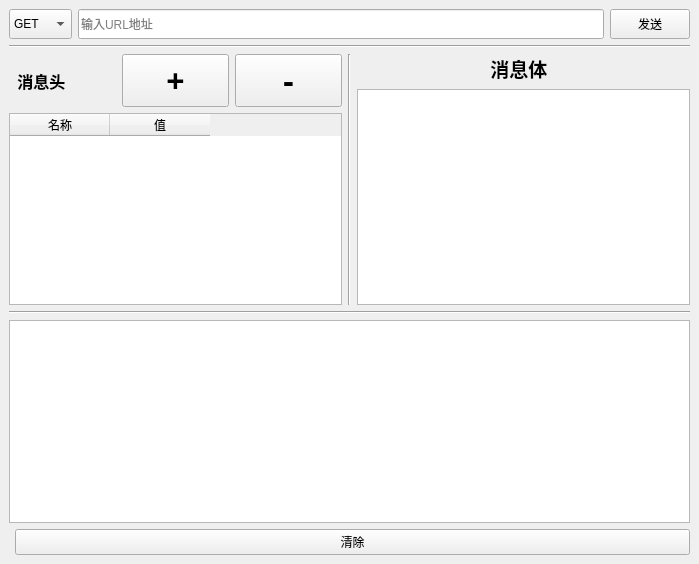
<?xml version="1.0" encoding="UTF-8"?>
<ui version="4.0">
 <class>mainWindow</class>
 <widget class="QMainWindow" name="mainWindow">
  <property name="geometry">
   <rect>
    <x>0</x>
    <y>0</y>
    <width>699</width>
    <height>564</height>
   </rect>
  </property>
  <property name="windowTitle">
   <string>HTTP 接口测试</string>
  </property>
  <property name="windowOpacity">
   <double>5.000000000000000</double>
  </property>
  <widget class="QWidget" name="centralwidget">
   <layout class="QGridLayout" name="gridLayout">
    <item row="0" column="0" colspan="3">
     <layout class="QHBoxLayout" name="horizontalLayout_3">
      <item>
       <widget class="QComboBox" name="comboBox">
        <property name="minimumSize">
         <size>
          <width>50</width>
          <height>30</height>
         </size>
        </property>
        <property name="layoutDirection">
         <enum>Qt::LeftToRight</enum>
        </property>
        <property name="currentText">
         <string>GET</string>
        </property>
        <item>
         <property name="text">
          <string>GET</string>
         </property>
        </item>
        <item>
         <property name="text">
          <string>POST</string>
         </property>
        </item>
       </widget>
      </item>
      <item>
       <widget class="QLineEdit" name="urledit">
        <property name="minimumSize">
         <size>
          <width>0</width>
          <height>30</height>
         </size>
        </property>
        <property name="placeholderText">
         <string>输入URL地址</string>
        </property>
       </widget>
      </item>
      <item>
       <widget class="QPushButton" name="requestbutton">
        <property name="minimumSize">
         <size>
          <width>0</width>
          <height>30</height>
         </size>
        </property>
        <property name="text">
         <string>发送</string>
        </property>
       </widget>
      </item>
     </layout>
    </item>
    <item row="1" column="0" colspan="3">
     <widget class="Line" name="line">
      <property name="orientation">
       <enum>Qt::Horizontal</enum>
      </property>
     </widget>
    </item>
    <item row="2" column="0">
     <layout class="QVBoxLayout" name="verticalLayout">
      <item>
       <layout class="QHBoxLayout" name="horizontalLayout_2">
        <item>
         <layout class="QHBoxLayout" name="horizontalLayout">
          <item>
           <widget class="QLabel" name="label">
            <property name="font">
             <font>
              <family>Aharoni</family>
              <pointsize>12</pointsize>
              <weight>75</weight>
              <bold>true</bold>
             </font>
            </property>
            <property name="layoutDirection">
             <enum>Qt::RightToLeft</enum>
            </property>
            <property name="text">
             <string>  消息头</string>
            </property>
           </widget>
          </item>
          <item>
           <widget class="QPushButton" name="addbutton">
            <property name="font">
             <font>
              <family>Aharoni</family>
              <pointsize>24</pointsize>
              <weight>75</weight>
              <bold>true</bold>
             </font>
            </property>
            <property name="text">
             <string>+</string>
            </property>
           </widget>
          </item>
          <item>
           <widget class="QPushButton" name="delete_2">
            <property name="font">
             <font>
              <family>Aharoni</family>
              <pointsize>24</pointsize>
              <weight>75</weight>
              <bold>true</bold>
             </font>
            </property>
            <property name="text">
             <string>-</string>
            </property>
           </widget>
          </item>
         </layout>
        </item>
       </layout>
      </item>
      <item>
       <widget class="QTableWidget" name="tableWidget">
        <column>
         <property name="text">
          <string>名称</string>
         </property>
        </column>
        <column>
         <property name="text">
          <string>值</string>
         </property>
        </column>
       </widget>
      </item>
     </layout>
    </item>
    <item row="2" column="1">
     <widget class="Line" name="line_2">
      <property name="orientation">
       <enum>Qt::Vertical</enum>
      </property>
     </widget>
    </item>
    <item row="2" column="2">
     <layout class="QVBoxLayout" name="verticalLayout_2">
      <item>
       <widget class="QLabel" name="label_2">
        <property name="font">
         <font>
          <family>Aharoni</family>
          <pointsize>14</pointsize>
          <weight>75</weight>
          <bold>true</bold>
         </font>
        </property>
        <property name="text">
         <string>                           消息体</string>
        </property>
       </widget>
      </item>
      <item>
       <widget class="QPlainTextEdit" name="requestbody"/>
      </item>
     </layout>
    </item>
    <item row="3" column="0" colspan="3">
     <widget class="Line" name="line_3">
      <property name="orientation">
       <enum>Qt::Horizontal</enum>
      </property>
     </widget>
    </item>
    <item row="4" column="0" colspan="3">
     <layout class="QFormLayout" name="formLayout">
      <item row="0" column="0" colspan="2">
       <widget class="QTextBrowser" name="textBrowser">
        <property name="html">
         <string>&lt;!DOCTYPE HTML PUBLIC &quot;-//W3C//DTD HTML 4.0//EN&quot; &quot;http://www.w3.org/TR/REC-html40/strict.dtd&quot;&gt;
&lt;html&gt;&lt;head&gt;&lt;meta name=&quot;qrichtext&quot; content=&quot;1&quot; /&gt;&lt;style type=&quot;text/css&quot;&gt;
p, li { white-space: pre-wrap; }
&lt;/style&gt;&lt;/head&gt;&lt;body style=&quot; font-family:'SimSun'; font-size:9pt; font-weight:400; font-style:normal;&quot;&gt;
&lt;p style=&quot;-qt-paragraph-type:empty; margin-top:0px; margin-bottom:0px; margin-left:0px; margin-right:0px; -qt-block-indent:0; text-indent:0px;&quot;&gt;&lt;br /&gt;&lt;/p&gt;&lt;/body&gt;&lt;/html&gt;</string>
        </property>
       </widget>
      </item>
      <item row="1" column="1">
       <widget class="QPushButton" name="clearbutton">
        <property name="text">
         <string>清除</string>
        </property>
       </widget>
      </item>
     </layout>
    </item>
   </layout>
  </widget>
 </widget>
 <resources/>
 <connections/>
</ui>
